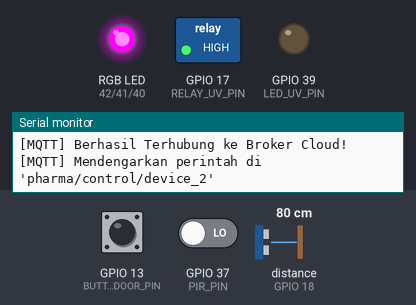
Recording of a sketch running on a simulated ESP32-S3. On the bench: switched loads named in the sketch (green lamp = pin HIGH), an RGB LED mixed from three pins (HIGH = lit), output pins drawn as LEDs (lit = HIGH), the last lines printed to the serial monitor. Wiring (inferred from the names in the program): ultrasonic range finder: trigger GPIO 5; echo GPIO 18. The test bench sets the inputs (shaded band); at power-on: GPIO 37 (PIR_PIN) LOW, GPIO 13 (BUTTON_DOOR_PIN) HIGH, distance to the obstacle (sensor on GPIO 18) 80 cm. The echo pulse lasts 58.3 µs per cm; WiFi joins after 1.5 s; servers stay silent unless stated; random numbers use the default seed unless the sketch sets one; no MQTT or app messages arrive unless stated; pins used as bus, display or sensor lines are not drawn.

Above: at 3.7 s.
3.8 s: GPIO 37 (PIR_PIN) driven HIGH
At 4.7 s:
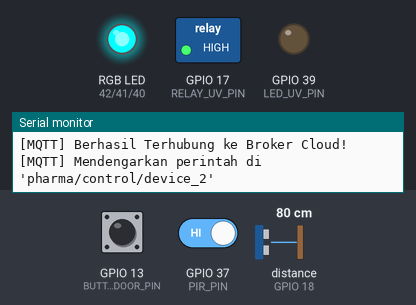
9.3 s: GPIO 37 (PIR_PIN) driven LOW
At 10.3 s:
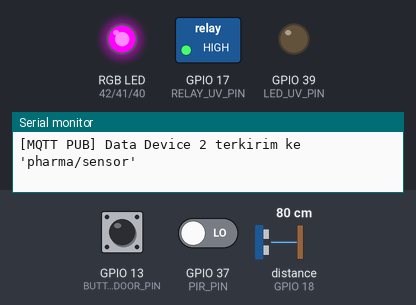
10.8 s: GPIO 13 (BUTTON_DOOR_PIN) pulled LOW for 3.2 s
At 11.4 s:
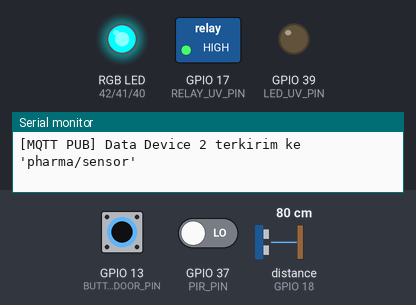
Timing chart, 0 to 15.6 s (numbered marks = the images above; inputs shaded):
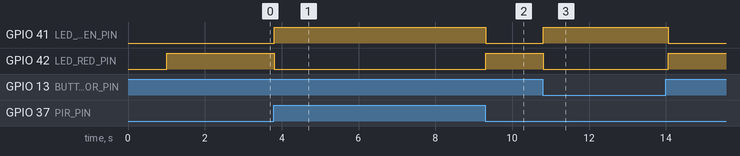

The sketch:

device2_sketch.ino
```cpp
// device2_sketch.ino — ESP32 Node 2 (sterilisasi)
// PIR, pintu, HC-SR04; UV-C berinterlock, LED RGB.
#include <WiFi.h>
#include <PubSubClient.h>
#include <ArduinoJson.h>

#define WIFI_SSID "Wokwi-GUEST"
#define WIFI_PASSWORD ""

// Broker Cloud VPS Azure
#define MQTT_SERVER "api.pharma.web.id"
#define MQTT_PORT 1883

// Pinout Hardware ESP32-S3 Wokwi Device 2
#define PIR_PIN 37
#define TRIG_PIN 5
#define ECHO_PIN 18
#define BUTTON_DOOR_PIN 13 // Reed Switch / Saklar Pintu Magnetik

#define RELAY_UV_PIN 17
#define BUZZER_PIN 20

#define LED_RED_PIN 42
#define LED_GREEN_PIN 41
#define LED_BLUE_PIN 40
#define LED_UV_PIN 39

#define RELAY_ACTIVE_LOW true
#define RGB_COMMON_ANODE true

const char* TOPIK_TELEMETRI = "pharma/sensor";
const char* TOPIK_CONTROL_D2 = "pharma/control/device_2";
const char* TOPIK_CONTROL_UV = "pharma/control/uv";

WiFiClient espClient;
PubSubClient mqtt(espClient);

// State Hardware Device 2
int statusPintu = 0;       // 0 = Terkunci (Aman), 1 = Terbuka
int deteksiGerak = 0;      // 0 = Ruangan Kosong, 1 = Ada Manusia (PIR)
int statusUV = 0;          // 0 = Siaga (Off), 1 = Sterilisasi UV Aktif (On)
int statusLED = 0;         // 0 = Hijau (Aman Masuk), 1 = Merah (Bahaya Akses)
float jarakStok = 22.0;    // Kapasitas tumpukan kardus obat (cm)

unsigned long waktuKirimTerakhir = 0;
unsigned long waktuBacaSensor = 0;

// LED RGB common-anode: logika dibalik (LOW = menyala).
void aturRGB(bool merah, bool hijau, bool biru) {
  digitalWrite(LED_RED_PIN, RGB_COMMON_ANODE ? !merah : merah);
  digitalWrite(LED_GREEN_PIN, RGB_COMMON_ANODE ? !hijau : hijau);
  digitalWrite(LED_BLUE_PIN, RGB_COMMON_ANODE ? !biru : biru);
}

// Relay UV aktif LOW. Status disimpan untuk telemetri.
void aturRelayUV(int aktif) {
  statusUV = aktif;
  if (RELAY_ACTIVE_LOW) {
    digitalWrite(RELAY_UV_PIN, aktif ? LOW : HIGH);
  } else {
    digitalWrite(RELAY_UV_PIN, aktif ? HIGH : LOW);
  }
  digitalWrite(LED_UV_PIN, aktif ? HIGH : LOW);

  // Jika UV aktif, LED luar ruangan merah (bahaya masuk)
  if (aktif == 1) {
    statusLED = 1;
    aturRGB(true, false, false);
  }
}

void aturBuzzer(int aktif) {
  if (aktif == 1) {
    tone(BUZZER_PIN, 2000);
  } else {
    noTone(BUZZER_PIN);
  }
}

// HC-SR04: pulsa trigger 10 us, lalu ukur lebar pulsa echo.
// Jarak = durasi * 0.034 / 2 (bolak-balik). Nilai mustahil dijepit agar
// kapasitas stok tidak menampilkan angka negatif.
float ukurJarakUltrasonik() {
  digitalWrite(TRIG_PIN, LOW);
  delayMicroseconds(2);
  digitalWrite(TRIG_PIN, HIGH);
  delayMicroseconds(10);
  digitalWrite(TRIG_PIN, LOW);

  unsigned long durasi = pulseIn(ECHO_PIN, HIGH, 30000);
  if (durasi == 0) return 22.0;
  float jarak = durasi * 0.0343 / 2.0;
  if (jarak < 2.0 || jarak > 400.0) return 22.0;
  return jarak;
}

// Callback menerima perintah dari Flutter Mobile / Web Dashboard
// Perintah UV dan LED dari aplikasi.
void callbackMQTT(char* topic, byte* payload, unsigned int length) {
  StaticJsonDocument<256> doc;
  deserializeJson(doc, payload, length);

  int state = doc.containsKey("state") ? doc["state"].as<int>() : 0;
  const char* actuator = doc["actuator"] | "uv";

  // Perintah menyalakan / mematikan Sinar UV-C
  if (strcmp(actuator, "uv") == 0 || String(topic).endsWith("uv")) {
    if (state == 1) {
      // SAFETY INTERLOCK: Dilarang menyalakan UV jika ada orang atau pintu terbuka!
      if (deteksiGerak == 1 || statusPintu == 1) {
        Serial.println("\n[SAFETY INTERLOCK] UV DITOLAK: Pintu terbuka atau ada orang di ruangan!");
        aturRelayUV(0);
        aturBuzzer(1);
        delay(300);
        aturBuzzer(0);
      } else {
        Serial.println("\n[AKTUATOR] Sterilisasi Sinar UV-C DIHIDUPKAN!");
        aturRelayUV(1);
      }
    } else {
      Serial.println("\n[AKTUATOR] Lampu UV-C DIMATIKAN.");
      aturRelayUV(0);
    }
  } else if (strcmp(actuator, "led") == 0) {
    statusLED = state;
    aturRGB(state == 1, state == 0, false);
  }
}

void tungguWiFi() {
  Serial.println("[WIFI] Menghubungkan ke Wokwi-GUEST...");
  WiFi.mode(WIFI_STA);
  // Channel 6 agar langsung lock ke AP virtual Wokwi tanpa scan lama
  WiFi.begin(WIFI_SSID, WIFI_PASSWORD, 6);

  int retry = 0;
  while (WiFi.status() != WL_CONNECTED && retry < 60) {
    delay(150);
    Serial.print(".");
    retry++;
  }

  if (WiFi.status() == WL_CONNECTED) {
    Serial.println("\n[WIFI] Berhasil Terhubung ke Wokwi-GUEST!");
    Serial.print("[WIFI] IP Address: ");
    Serial.println(WiFi.localIP());
  } else {
    Serial.println("\n[WIFI] Timeout, tetap lanjut membaca sensor...");
  }
}

void koneksiMQTT() {
  if (mqtt.connected() || WiFi.status() != WL_CONNECTED) return;
  static unsigned long lastTry = 0;
  if (millis() - lastTry < 3000) return;
  lastTry = millis();

  String clientID = "ESP32_D2_" + String(random(0xffff), HEX);
  Serial.print("[MQTT] Menghubungkan ke broker: ");
  Serial.println(MQTT_SERVER);

  if (mqtt.connect(clientID.c_str())) {
    Serial.println("[MQTT] Berhasil Terhubung ke Broker Cloud!");
    mqtt.subscribe(TOPIK_CONTROL_D2);
    mqtt.subscribe(TOPIK_CONTROL_UV);
    Serial.println("[MQTT] Mendengarkan perintah di 'pharma/control/device_2'");
  } else {
    Serial.print("[MQTT] Gagal konek, state: ");
    Serial.println(mqtt.state());
  }
}

// Inisialisasi pin, sensor, Wi-Fi, dan MQTT; LED diatur ke hijau (aman).
void setup() {
  Serial.begin(115200);
  delay(1000); // Jeda wajib agar Serial Monitor Wokwi siap menangkap teks boot

  Serial.println("\n========================================");
  Serial.println(" SMART PHARMA - NODE 2 (ESP32-S3)");
  Serial.println(" STERILISASI UV & KEAMANAN RUANGAN");
  Serial.println("========================================");

  pinMode(PIR_PIN, INPUT);
  pinMode(TRIG_PIN, OUTPUT);
  pinMode(ECHO_PIN, INPUT);
  pinMode(BUTTON_DOOR_PIN, INPUT_PULLUP);

  pinMode(RELAY_UV_PIN, OUTPUT);
  pinMode(BUZZER_PIN, OUTPUT);
  pinMode(LED_RED_PIN, OUTPUT);
  pinMode(LED_GREEN_PIN, OUTPUT);
  pinMode(LED_BLUE_PIN, OUTPUT);
  pinMode(LED_UV_PIN, OUTPUT);

  aturRelayUV(0);
  aturBuzzer(0);
  aturRGB(false, true, false); // Hijau = Awal aman

  tungguWiFi();

  mqtt.setServer(MQTT_SERVER, MQTT_PORT);
  mqtt.setCallback(callbackMQTT);
  mqtt.setBufferSize(512);

  Serial.println("[SISTEM] Device 2 Siap & Berjalan!\n");
}

// Memproses sensor, interlock, indikator, dan telemetri Device 2 tanpa blocking panjang.
void loop() {
  if (!mqtt.connected()) {
    koneksiMQTT();
  }
  mqtt.loop();

  // 1. Baca Sensor Setiap 250ms
  if (millis() - waktuBacaSensor >= 250) {
    waktuBacaSensor = millis();

    // PIR Sensor: HIGH = Ada gerakan
    deteksiGerak = (digitalRead(PIR_PIN) == HIGH) ? 1 : 0;

    // Tombol / Reed Switch Pintu: LOW = Tombol ditekan / Pintu Terbuka
    statusPintu = (digitalRead(BUTTON_DOOR_PIN) == LOW) ? 1 : 0;

    // Ultrasonik Stok Obat
    jarakStok = ukurJarakUltrasonik();

    // 2. EMERGENCY INTERLOCK SHUTDOWN
    // Jika UV sedang menyala dan tiba-tiba ada orang masuk atau pintu dibuka:
    if (statusUV == 1 && (deteksiGerak == 1 || statusPintu == 1)) {
      Serial.println("\n[EMERGENCY SHUTDOWN] UV DIMATIKAN OTOMATIS: Personil Masuk / Pintu Dibuka!");
      aturRelayUV(0);
      aturBuzzer(1);
      delay(200);
      aturBuzzer(0);
    }

    // 3. Status Lampu Indikator RGB Luar Ruangan
    if (statusUV == 1) {
      statusLED = 1;
      aturRGB(true, false, false);  // Merah: UV Aktif (Dilarang Masuk)
    } else if (statusPintu == 1 || deteksiGerak == 1) {
      statusLED = 1;
      aturRGB(true, false, false);  // Merah: Pintu Terbuka / Ada Aktivitas
    } else {
      statusLED = 0;
      aturRGB(false, true, false);  // Hijau: Ruangan Aman & Steril
    }
  }

  // 4. Kirim Data Telemetri ke Cloud Setiap 2.5 Detik
  if (millis() - waktuKirimTerakhir >= 2500) {
    waktuKirimTerakhir = millis();

    // Log ke Serial Monitor Wokwi
    Serial.printf("[SENSOR D2] Pintu: %s | PIR: %s | UV: %s | Stok: %.0f cm | LED: %s\n",
                  statusPintu ? "TERBUKA" : "TERKUNCI",
                  deteksiGerak ? "ADA ORANG" : "KOSONG",
                  statusUV ? "ON (STERIL)" : "OFF",
                  jarakStok,
                  statusLED ? "MERAH" : "HIJAU");

    // Format JSON standar yang langsung sinkron dengan Mobile & Web
    StaticJsonDocument<300> doc;
    doc["device_id"] = "device_2";
    doc["suhu"] = 20.0;
    doc["kelembapan"] = 50.0;
    doc["kadar_gas"] = 8.5;
    doc["status_pintu"] = statusPintu;
    doc["deteksi_gerak"] = deteksiGerak;
    doc["status_uv"] = statusUV;
    doc["jarak_stok"] = jarakStok;
    doc["status_led"] = statusLED;

    char buffer[300];
    serializeJson(doc, buffer);
    if (mqtt.connected()) {
      mqtt.publish(TOPIK_TELEMETRI, buffer);
      Serial.println("[MQTT PUB] Data Device 2 terkirim ke 'pharma/sensor'");
    }
  }
}
```

Measured:
- after the input at 3.8 s, GPIO 41 (LED_GREEN_PIN): LOW → HIGH at once; GPIO 42 (LED_RED_PIN): HIGH → LOW at once
- after the input at 9.3 s, GPIO 41 (LED_GREEN_PIN): HIGH → LOW at once; GPIO 42 (LED_RED_PIN): LOW → HIGH at once
- after the input at 10.8 s, GPIO 41 (LED_GREEN_PIN): LOW → HIGH at once, → LOW 3.3 s later; GPIO 42 (LED_RED_PIN): HIGH → LOW at once, → HIGH 3.3 s later
